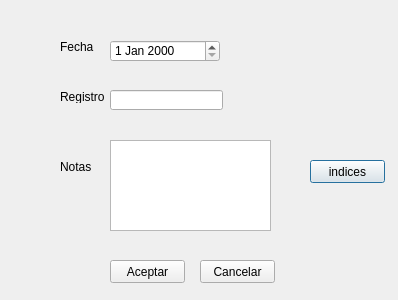
<?xml version="1.0" encoding="UTF-8"?>
<ui version="4.0">
 <class>Dialog</class>
 <widget class="QDialog" name="Dialog">
  <property name="geometry">
   <rect>
    <x>0</x>
    <y>0</y>
    <width>398</width>
    <height>300</height>
   </rect>
  </property>
  <property name="windowTitle">
   <string>Dialog</string>
  </property>
  <widget class="QLabel" name="label">
   <property name="geometry">
    <rect>
     <x>60</x>
     <y>40</y>
     <width>47</width>
     <height>13</height>
    </rect>
   </property>
   <property name="text">
    <string>Fecha</string>
   </property>
  </widget>
  <widget class="QLabel" name="label_2">
   <property name="geometry">
    <rect>
     <x>60</x>
     <y>90</y>
     <width>47</width>
     <height>13</height>
    </rect>
   </property>
   <property name="text">
    <string>Registro</string>
   </property>
  </widget>
  <widget class="QLabel" name="label_3">
   <property name="geometry">
    <rect>
     <x>60</x>
     <y>160</y>
     <width>47</width>
     <height>13</height>
    </rect>
   </property>
   <property name="text">
    <string>Notas</string>
   </property>
  </widget>
  <widget class="QLineEdit" name="boton_registro">
   <property name="geometry">
    <rect>
     <x>110</x>
     <y>90</y>
     <width>113</width>
     <height>20</height>
    </rect>
   </property>
  </widget>
  <widget class="QTextEdit" name="boton_notas">
   <property name="geometry">
    <rect>
     <x>110</x>
     <y>140</y>
     <width>161</width>
     <height>91</height>
    </rect>
   </property>
  </widget>
  <widget class="QPushButton" name="boton_indice">
   <property name="geometry">
    <rect>
     <x>310</x>
     <y>160</y>
     <width>75</width>
     <height>23</height>
    </rect>
   </property>
   <property name="text">
    <string>indices</string>
   </property>
  </widget>
  <widget class="QDateEdit" name="boton_fecha">
   <property name="geometry">
    <rect>
     <x>110</x>
     <y>40</y>
     <width>110</width>
     <height>22</height>
    </rect>
   </property>
  </widget>
  <widget class="QPushButton" name="boton_aceptar">
   <property name="geometry">
    <rect>
     <x>110</x>
     <y>260</y>
     <width>75</width>
     <height>23</height>
    </rect>
   </property>
   <property name="text">
    <string>Aceptar</string>
   </property>
  </widget>
  <widget class="QPushButton" name="boton_cancelar">
   <property name="geometry">
    <rect>
     <x>200</x>
     <y>260</y>
     <width>75</width>
     <height>23</height>
    </rect>
   </property>
   <property name="text">
    <string>Cancelar</string>
   </property>
  </widget>
 </widget>
 <resources/>
 <connections/>
</ui>
